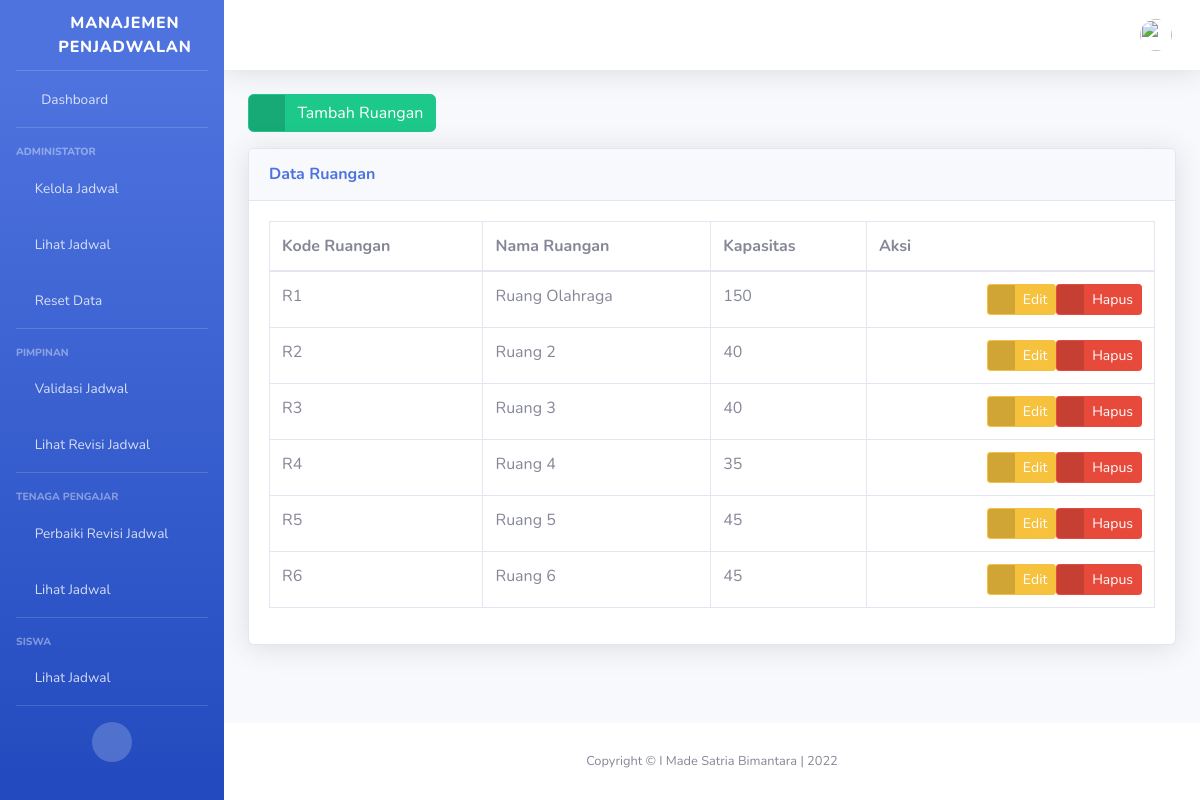
/administrator/ruangan/ (signed in), run on the app's committed database.
### administrator/models.py (models this page shows, shortened)
class Ruangan(models.Model):
    kode_ruangan = models.CharField(
        'Kode Ruangan (R01)',
        unique=True,
        max_length=10
    )
    nama_ruangan = models.CharField(
        'Nama Ruangan',
        unique=True,
        max_length=50
    )
    kapasitas_ruangan = models.PositiveSmallIntegerField(
        'Kapasitas Ruangan',
        blank=True,
        null=True
    )
    published = models.DateTimeField(
        auto_now_add=True,
        editable=False
    )
    updated = models.DateTimeField(
        auto_now=True,
        editable=False
    )
    class Meta:
        ordering = ['kode_ruangan']
        verbose_name_plural = "Ruangan"

### administrator/ruangan_views.py (the view)
# urls.py: path('ruangan/', RuanganListView.as_view(), name='ruangan_list'),
class RuanganListView(LoginRequiredMixin, UserPassesTestMixin, ListView):
    model = Ruangan
    template_name = "administrator/ruangan/list.html"
    context_object_name = 'ruangan_list'
    extra_context = {
        'title_page': 'Database | Ruangan',
        'subtitle_page': "Daftar Ruangan",
    }
    def get_context_data(self, **kwargs):
        self.kwargs.update(self.extra_context)
        kwargs = self.kwargs
        return super().get_context_data(**kwargs)
    def test_func(self):
        return self.request.user.groups.filter(name='administrator')

### administrator/templatetags/auth_extras.py (called while the page is built)
@register.filter(name='has_group')
def has_group(user, group_name):
    return user.groups.filter(name=group_name).exists()

@register.filter(name='exclude_group')
def exclude_group(user, group_name):
    return user.groups.exclude(name=group_name).exists()

### templates/administrator/ruangan/list.html (shortened to what this page needs)
{% extends 'base.html' %}
{% block page_content %}
<div class="row">
    <div class="col">
        <a href="{% url 'administrator_IT:ruangan_create' %}" class="btn btn-success btn-icon-split">
            <span class="icon text-white-50">
                <i class="fas fa-plus-circle"></i>
            </span>
            <span class="text">Tambah Ruangan</span>
        </a>
    </div>
</div>
<div class="row mt-3">
    <div class="col">
        <div class="card shadow mb-4">
            <div class="card-header py-3">
                <h6 class="m-0 font-weight-bold text-primary">Data Ruangan</h6>
            </div>
            <div class="card-body">
                <div class="table-responsive">
                    <table class="table table-bordered" id="tableRuangan" width="100%" cellspacing="0">
                        <thead>
                            <tr>
                                <th>Kode Ruangan</th>
                                <th>Nama Ruangan</th>
                                <th>Kapasitas</th>
                                <th>Aksi</th>
                            </tr>
                        </thead>
                        <tbody>
                            {% for ruangan in ruangan_list %}
                            <tr>
                                <td>{{ruangan.kode_ruangan}}</td>
                                <td>{{ruangan.nama_ruangan}}</td>
                                <td>{{ruangan.kapasitas_ruangan}}</td>
                                <td>
                                    <div class="d-flex justify-content-end">
                                        <a href="{% url 'administrator_IT:ruangan_update' ruangan.id %}"
                                            class="btn btn-warning btn-icon-split btn-sm">
                                            <span class="icon text-white-50">
                                                <i class="fas fa-exclamation-triangle"></i>
                                            </span>
                                            <span class="text">Edit</span>
                                        </a>
                                        <a href="{% url 'administrator_IT:ruangan_delete' ruangan.id %}"
                                            class="btn btn-danger btn-icon-split btn-sm">
                                            <span class="icon text-white-50">
                                                <i class="fas fa-trash"></i>
                                            </span>
                                            <span class="text">Hapus</span>
                                        </a>
                                    </div>
                                </td>
                            </tr>
                            {% endfor %}
                        </tbody>
                    </table>
                </div>
            </div>
        </div>
    </div>
</div>
{% endblock page_content %}

### data on the page
Ruangan: kode_ruangan "R1", nama_ruangan "Ruang Olahraga", kapasitas_ruangan "150"
Ruangan: kode_ruangan "R2", nama_ruangan "Ruang 2", kapasitas_ruangan "40"
Ruangan: kode_ruangan "R3", nama_ruangan "Ruang 3", kapasitas_ruangan "40"
Ruangan: kode_ruangan "R4", nama_ruangan "Ruang 4", kapasitas_ruangan "35"
Ruangan: kode_ruangan "R5", nama_ruangan "Ruang 5", kapasitas_ruangan "45"
Ruangan: kode_ruangan "R6", nama_ruangan "Ruang 6", kapasitas_ruangan "45"
